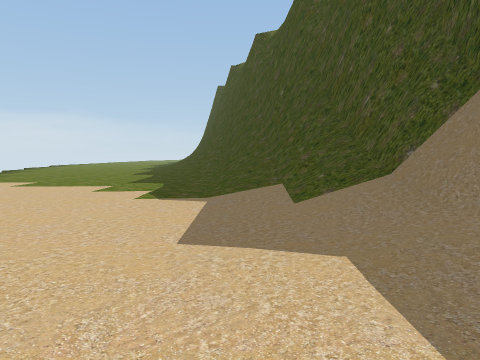
view 1 (above)

14 first-person views from a walk through a Unity game level. The camera is 1.2 m above the floor, tilts 4° down and sees 70° across. The floor is counted in squares, 2.12 m on a side. Each view is taken from the middle of a square. On the plan, view 1 faces up. The plan holds only what a view shows up to about 10 squares ahead; the rest is blank. The place goes on beyond the plan. The player is left out.

view 2
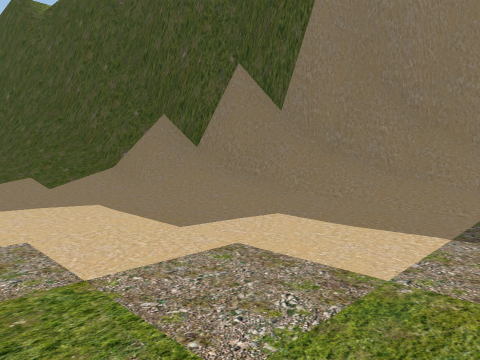

view 3
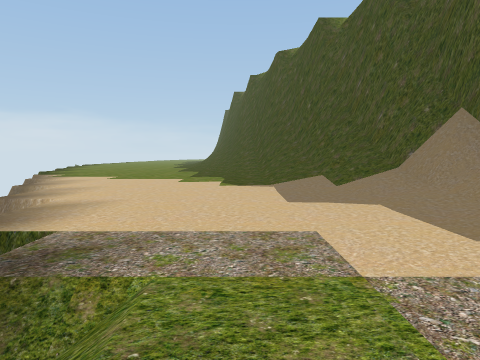

view 4
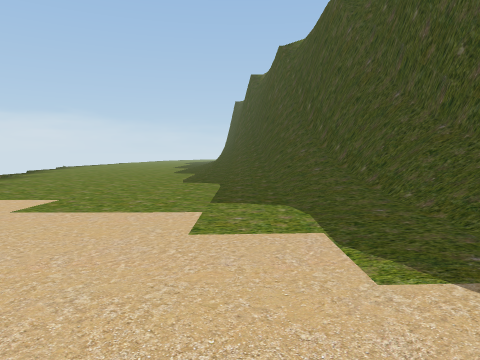

view 5
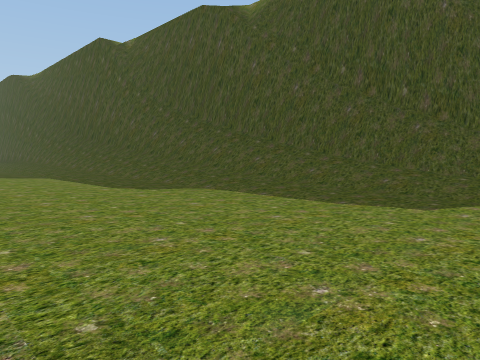

view 6
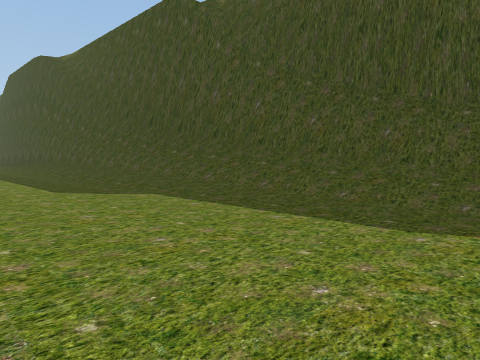

view 7
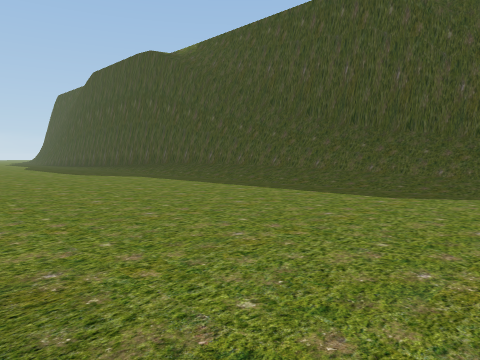

view 8
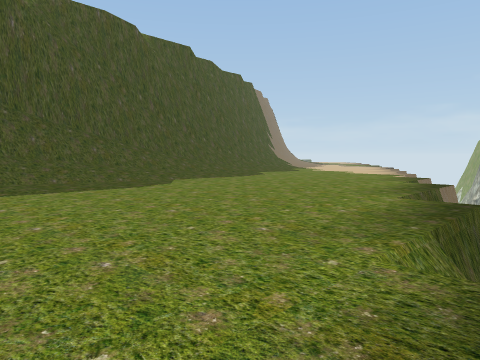

view 9
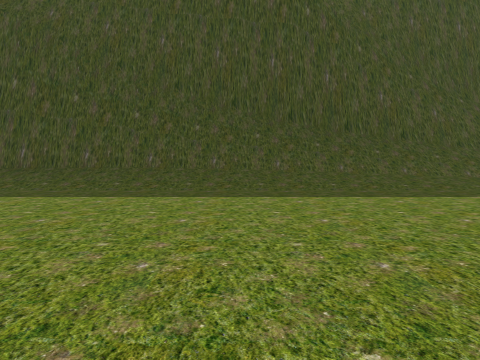

view 10
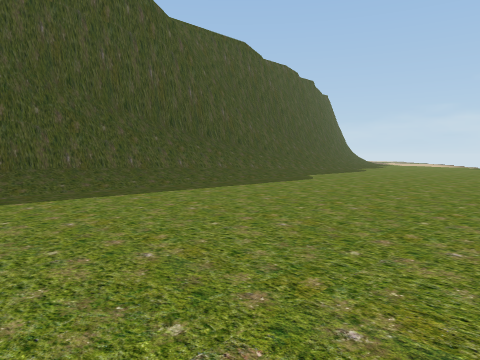

view 11
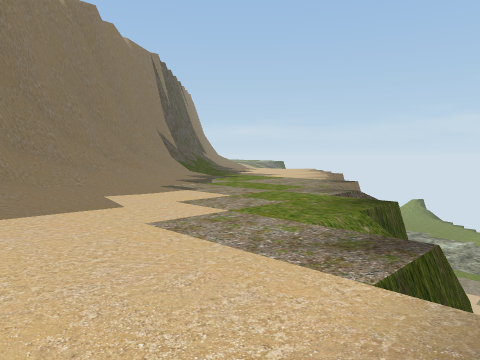

view 12
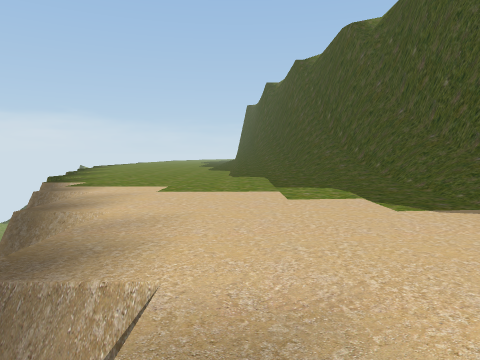

view 13
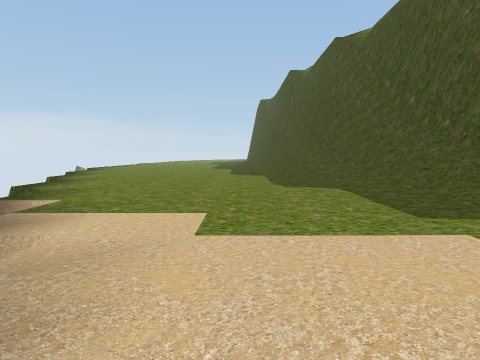

view 14
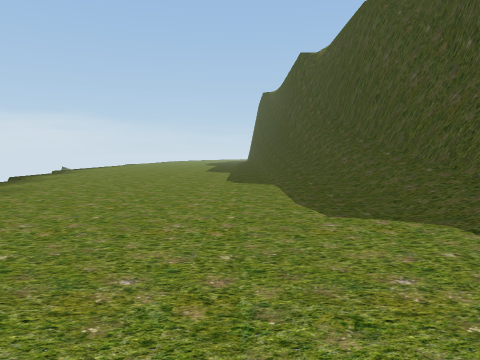

### Floor plan
Key: @ floor where view 1 was taken; # wall or solid block; . floor; / step, stairs or slope; v drop or lower ground.
Columns run from 10 left of view 1 to 5 right of it. Each row starts with its distance up from view 1.
 27 ....../#
 26 ....../#
 25 ....../#
 24 ....../#
 23 ....../##
 22  ...../##
 21 ......//#
 20 ......//#
 19 ......//#
 18 ......//#
 17 ......./##
 16 v....../##
 15  ......//#
 14  ......//#
 13  v.....//#
 12   .....//##
 11   ....../##
 10   v.....//#
  9    .....//##
  8    v...../##
  7     .....//#
  6     v...../##
  5      .....//#
  4      v....//##
  3       .....//#
  2       v....//##
  1        .....//#
  0        v..@../##
 -1         .....//#
 -2         v...../#

Positions as (right, up) in squares from view 1, and headings:
1: (0, 0), facing up
2: (-1, -2), facing up-right
3: (-1, -2), facing up
4: (-2, 3), facing up
5: (-7, 9), facing up-right
6: (-7, 14), facing up-right
7: (-10, 18), facing up-right
8: (-10, 18), facing down-right
9: (-10, 23), facing right
10: (-10, 27), facing down-right
11: (-3, 2), facing down-right
12: (-3, 1), facing up
13: (-4, 4), facing up
14: (-4, 7), facing up
